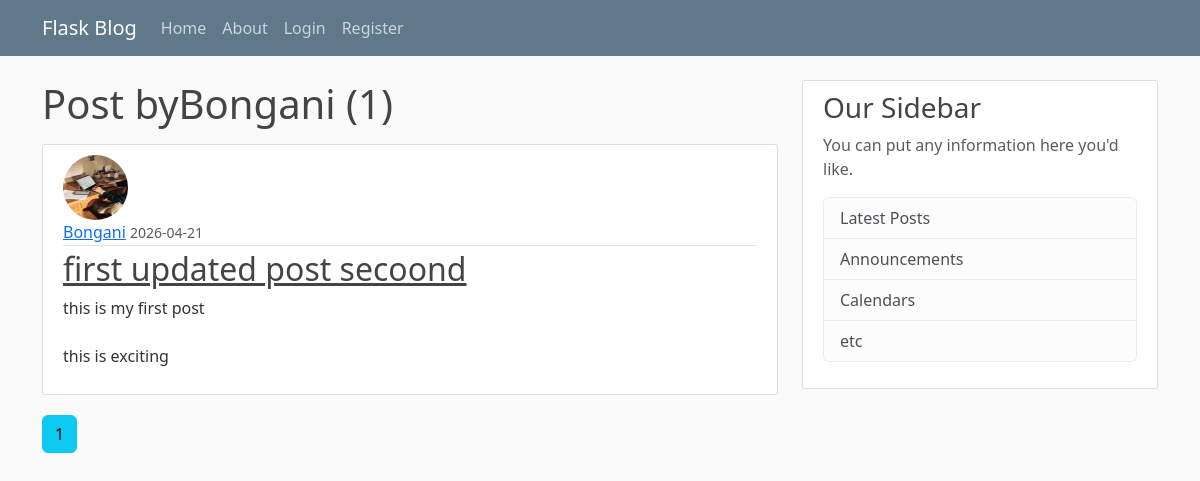
The page /user/Bongani on the database as committed earlier.
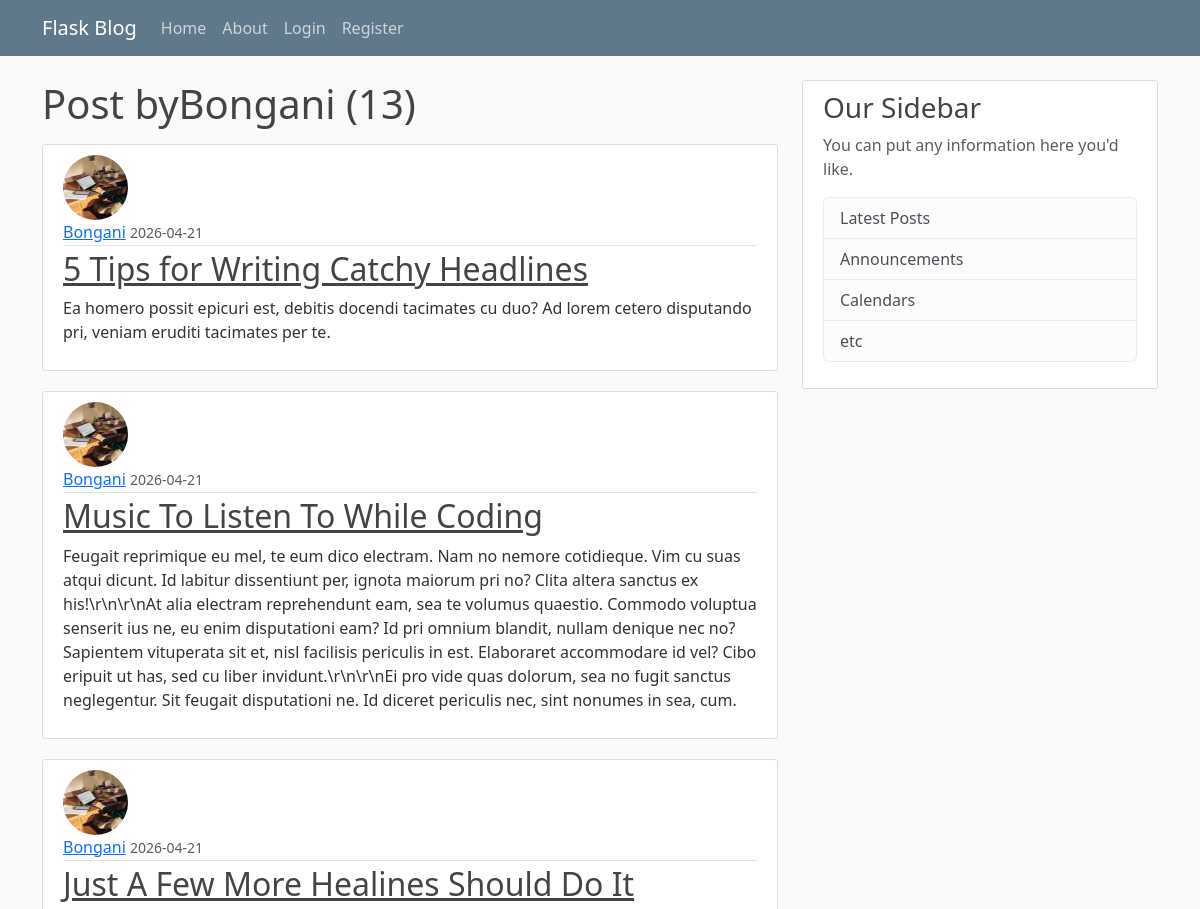
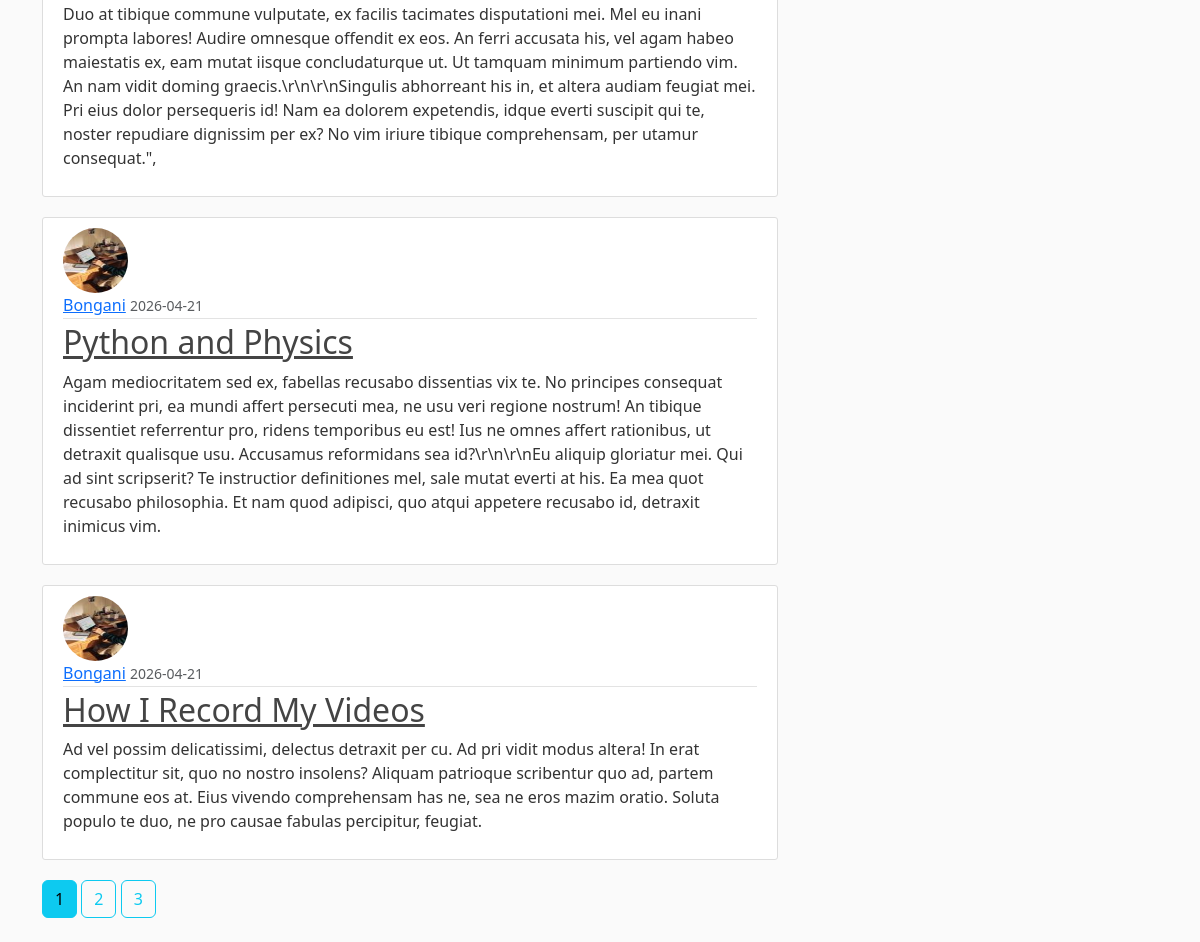
The same page on the database as committed later (2 pictures, top to bottom).
### blogsite/models.py (models this page shows, shortened)
class User(db.Model, UserMixin):
    id = db.Column(db.Integer, primary_key=True)
    username = db.Column(db.String(20), unique=True, nullable=False)
    email = db.Column(db.String(120), unique=True, nullable=False)
    image_file = db.Column(db.String(20), nullable=False, default='default.jpg')
    password = db.Column(db.String(60), nullable=False)
    posts = db.relationship('Post', backref='author', lazy=True)

class Post(db.Model):
    id = db.Column(db.Integer, primary_key=True)
    title = db.Column(db.String(100), nullable=False)
    date_posted = db.Column(db.DateTime, nullable=False, default=datetime.now)
    content = db.Column(db.Text, nullable=False)
    user_id = db.Column(db.Integer, db.ForeignKey('user.id'), nullable=False)

### blogsite/routes.py (the view)
@app.route("/user/<string:username>")
def user_posts(username):
    page = request.args.get('page', 1, type=int)
    user = User.query.filter_by(username=username).first_or_404()
    post = Post.query.filter_by(author=user)\
        .order_by(Post.date_posted.desc())\
        .paginate(page=page, per_page=5)
    return render_template("user_posts.html", posts=post, user=user)

### blogsite/templates/user_posts.html
{% extends "layout.html" %}
{% block content %}
    <h1 class="mb-3">Post by{{ user.username }} ({{posts.total}})</h1>
    {% for post in posts.items %}
        <article class="media content-section">
            <img class="rounded-circle article-img" src="{{url_for('static', filename='profile_pics/' + post.author.image_file)}}">
            <div class="media-body">
                <div class="article-metadata">
                <a class="mr-2" href="{{ url_for('user_posts', username=post.author.username) }}">{{ post.author.username }}</a>
                <small class="text-muted">{{ post.date_posted.strftime('%Y-%m-%d') }}</small>
                </div>
                <h2><a class="article-title" href="{{ url_for('post', post_id=post.id) }}">{{ post.title }}</a></h2>
                <p class="article-content">{{ post.content }}</p>
            </div>
        </article>
    {% endfor %}
    {% for page_num in posts.iter_pages(left_edge=1, right_edge=1, left_current=1, right_current=2) %}
        {% if page_num %}
            {% if page_num == posts.page %}
                <a class="btn btn-info mb-4" href="{{ url_for('user_posts', username=user.username, page=page_num) }}">{{ page_num }}</a>
            {% else %}
                <a class="btn btn-outline-info mb-4" href="{{ url_for('user_posts', username=user.username, page=page_num) }}">{{ page_num }}</a>
            {% endif %}
        {% else %}
            <span>...</span>
        {% endif %}
    {% endfor %}
{% endblock %}

### blogsite/templates/layout.html (shortened to what this page needs)
<html>
    <head>
    <link href="https://cdn.jsdelivr.net/npm/bootstrap@5.3.8/dist/css/bootstrap.min.css" rel="stylesheet">
    <link rel="stylesheet" type="text/css" href="{{ url_for('static', filename='main.css') }}">
    </head>
    <body>
        <header class="site-header">
            <nav class="navbar navbar-expand-md navbar-dark bg-steel fixed-top">
                <div class="container">
                <a class="navbar-brand mr-4" href="/">Flask Blog</a>
                <div class="collapse navbar-collapse" id="navbarToggle">
                    <div class="navbar-nav mr-auto">
                    <a class="nav-item nav-link" href="{{ url_for('home') }}">Home</a>
                    <a class="nav-item nav-link" href="{{ url_for('about') }}">About</a>
                    </div>
                    <div class="navbar-nav">
                        {% if current_user.is_authenticated %}
                            <a class="nav-item nav-link" href="{{ url_for('new_post') }}">New Post</a>
                            <a class="nav-item nav-link" href="{{ url_for('account') }}">Account</a>
                            <a class="nav-item nav-link" href="{{ url_for('logout') }}">Logout</a>
                        {% else %}
                            <a class="nav-item nav-link" href="{{ url_for('login') }}">Login</a>
                            <a class="nav-item nav-link" href="{{ url_for('register') }}">Register</a>
                        {% endif %}
                    </div>
                </div>
                </div>
            </nav>
        </header>
        <main role="main" class="container">
            <div class="row">
                <div class="col-md-8">
                    {% block content %}{% endblock %}
                </div>
                <div class="col-md-4">
                <div class="content-section">
                    <h3>Our Sidebar</h3>
                    <p class='text-muted'>You can put any information here you'd like.
                    <ul class="list-group">
                        <li class="list-group-item list-group-item-light">Latest Posts</li>
                        <li class="list-group-item list-group-item-light">Announcements</li>
                        <li class="list-group-item list-group-item-light">Calendars</li>
                        <li class="list-group-item list-group-item-light">etc</li>
                    </ul>
                    </p>
                </div>
                </div>
            </div>
        </main>
    </body>
</html>

### blogsite/static/main.css (style rules this page uses)
body { background: #fafafa; color: #333333; margin-top: 5rem; }
h1, h2, h3, h4, h5, h6 { color: #444444; }
.bg-steel { background-color: #5f788a; }
.site-header .navbar-nav .nav-link { color: #cbd5db; }
.content-section { background: #ffffff; padding: 10px 20px; border: 1px solid #dddddd; border-radius: 3px; margin-bottom: 20px; }
.article-title { color: #444444; }
.article-content { white-space: pre-line; }
.article-img { height: 65px; width: 65px; margin-right: 16px; }
.article-metadata { padding-bottom: 1px; margin-bottom: 4px; border-bottom: 1px solid #e3e3e3 }

Rows that differ between the two databases and show on the page:
no longer on this page (row unchanged): Post: image_file (picture), author.username "Bongani", date_posted "2026-04-21", title "first updated post secoond", content "this is my first post this is exciting"
added Post: image_file (picture), author.username "Bongani", date_posted "2026-04-21", title "5 Tips for Writing Catchy Headlines", content "Ea homero possit epicuri est, debitis docendi tacimates cu duo? Ad lorem cetero disputando pri, veniam eruditi tacimates per te."
added Post: image_file (picture), author.username "Bongani", date_posted "2026-04-21", title "Music To Listen To While Coding", content "Feugait reprimique eu mel, te eum dico electram. Nam no nemore cotidieque. Vim cu suas atqui dicunt. Id labitur dissentiunt per, ignota maiorum pri no? Clita altera sanctus ex his!\\r\\n\\r\\nAt alia electram reprehendunt eam, sea te volumus quaestio. Commodo voluptua senserit ius ne, eu enim disputationi eam? Id pri omnium blandit, nullam denique nec no? Sapientem vituperata sit et, nisl facilisis periculis in est. Elaboraret accommodare id vel? Cibo eripuit ut has, sed cu liber invidunt.\\r\\n\\r\\nEi pro vide quas dolorum, sea no fugit sanctus neglegentur. Sit feugait disputationi ne. Id diceret periculis nec, sint nonumes in sea, cum."
added Post: image_file (picture), author.username "Bongani", date_posted "2026-04-21", title "Just A Few More Healines Should Do It", content "Duo at tibique commune vulputate, ex facilis tacimates disputationi mei. Mel eu inani prompta labores! Audire omnesque offendit ex eos. An ferri accusata his, vel agam habeo maiestatis ex, eam mutat iisque concludaturque ut. Ut tamquam minimum partiendo vim. An nam vidit doming graecis.\\r\\n\\r\\nSingulis abhorreant his in, et altera audiam feugiat mei. Pri eius dolor persequeris id! Nam ea dolorem expetendis, idque everti suscipit qui te, noster repudiare dignissim per ex? No vim iriure tibique comprehensam, per utamur consequat.\","
added Post: image_file (picture), author.username "Bongani", date_posted "2026-04-21", title "Python and Physics", content "Agam mediocritatem sed ex, fabellas recusabo dissentias vix te. No principes consequat inciderint pri, ea mundi affert persecuti mea, ne usu veri regione nostrum! An tibique dissentiet referrentur pro, ridens temporibus eu est! Ius ne omnes affert rationibus, ut detraxit qualisque usu. Accusamus reformidans sea id?\\r\\n\\r\\nEu aliquip gloriatur mei. Qui ad sint scripserit? Te instructior definitiones mel, sale mutat everti at his. Ea mea quot recusabo philosophia. Et nam quod adipisci, quo atqui appetere recusabo id, detraxit inimicus vim."
added Post: image_file (picture), author.username "Bongani", date_posted "2026-04-21", title "How I Record My Videos", content "Ad vel possim delicatissimi, delectus detraxit per cu. Ad pri vidit modus altera! In erat complectitur sit, quo no nostro insolens? Aliquam patrioque scribentur quo ad, partem commune eos at. Eius vivendo comprehensam has ne, sea ne eros mazim oratio. Soluta populo te duo, ne pro causae fabulas percipitur, feugiat."
Other text that changed with them:
{{ posts.total }}: "1" → "13"
new list line: "2"
new list line: "3"
